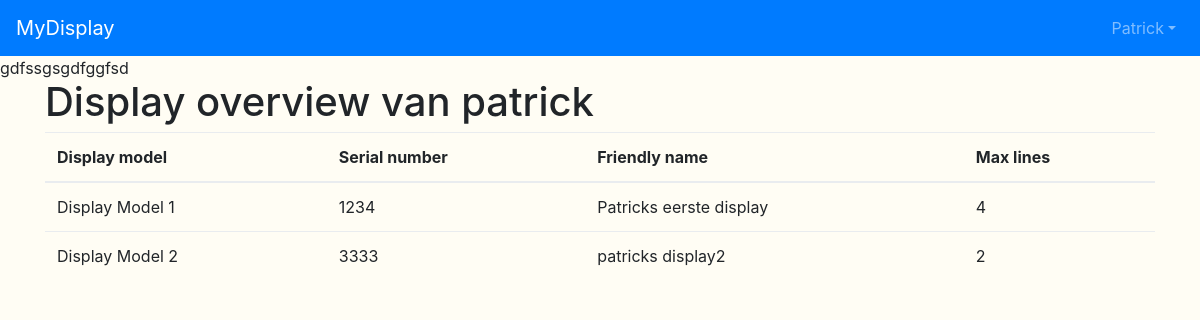
/accounts/ (signed in), run on the app's committed database.
### displays/models.py (models this page shows, shortened)
class Display(models.Model):
    model = models.ForeignKey(MyDisplayModel, on_delete=models.CASCADE, related_name='model')
    serial_number = models.PositiveSmallIntegerField(unique=True)
    friendly_name = models.CharField(max_length=64, blank=True, null=True)
    customer = models.ForeignKey(Customer, on_delete=models.CASCADE, related_name='customer', blank=True, null=True)
    font_size = models.PositiveSmallIntegerField(choices=FONT_SIZES, default=12)

class MyDisplayModel(models.Model):
    display_model = models.CharField(max_length=64, unique=True)
    max_lines = models.PositiveSmallIntegerField()

### accounts/views.py (the view)
# urls.py: path('', DisplayListView.as_view(), name='displays')
class DisplayListView(LoginRequiredMixin, ListView):
    model = Display
    template_name = 'accounts/index.html'
    def get_queryset(self):
        return self.model.objects.filter(customer=self.request.user.customer)

### main/context_processors.py (called while the page is built)
def check_displays(request):
    if request.user.is_authenticated:
        displays = Display.objects.filter(customer__user=request.user)
        display_list = []
        for display in displays:
            display_list.append(display.serial_number)
    else:
        display_list = []
    return {'displays': display_list}

### accounts/templates/accounts/index.html
{% extends 'main/../../../main/templates/main/layout.html' %}
{% block content %}
    <H1>Display overview van {{ user }}</H1>
    <div class="row">
        <div class="col-md">
            <table class="table table-hover">
                <thead>
                <tr>
                    <th scope="col">Display model</th>
                    <th scope="col">Serial number</th>
                    <th scope="col">Friendly name</th>
                    <th scope="col">Max lines</th>
                </tr>
                </thead>
                <tbody>
                {% for display in object_list %}
                    <tr onclick="window.document.location='{% url 'accounts:settings' display.pk %}';">
                        <td>{{ display.model.display_model }}</td>
                        <td>{{ display.serial_number }}</td>
                        <td>{{ display.friendly_name }}</td>
                        <td>{{ display.model.max_lines }}</td>
                    </tr>
                {% endfor %}
                </tbody>
            </table>
        </div>
    </div>
{% endblock %}

### main/templates/main/navbar.html (shortened to what this page needs)
<nav class="navbar navbar-expand-lg navbar-dark bg-primary">
    <a class="navbar-brand" href="{% url 'accounts:displays' %}">MyDisplay</a>
    <div class="collapse navbar-collapse" id="navbarSupportedContent">
        <ul class="navbar-nav mr-right login">
            <li class="nav-item login-item">
                {% if request.user.is_authenticated %}
                    <li class="nav-item dropdown">
                    <a class="nav-link dropdown-toggle" data-toggle="dropdown" href="#" role="button"
                       aria-haspopup="true" aria-expanded="false">{{ user|capfirst }}</a>
                {% else %}
                    <a class="nav-link {{ login_nav }}" href={% url 'accounts:login' %}>Login</a>
                {% endif %}
                </li>
        </ul>
    </div>
</nav>

### main/static/css/index.css (style rules this page uses)
body { background-color: #fffdf4; }

### data on the page
Display: model.display_model "Display Model 1", serial_number "1234", friendly_name "Patricks eerste display", model.max_lines "4"
Display: model.display_model "Display Model 2", serial_number "3333", friendly_name "patricks display2", model.max_lines "2"

### other printed values
{{ user|capfirst }} "Patrick"
{{ user }} "patrick"
